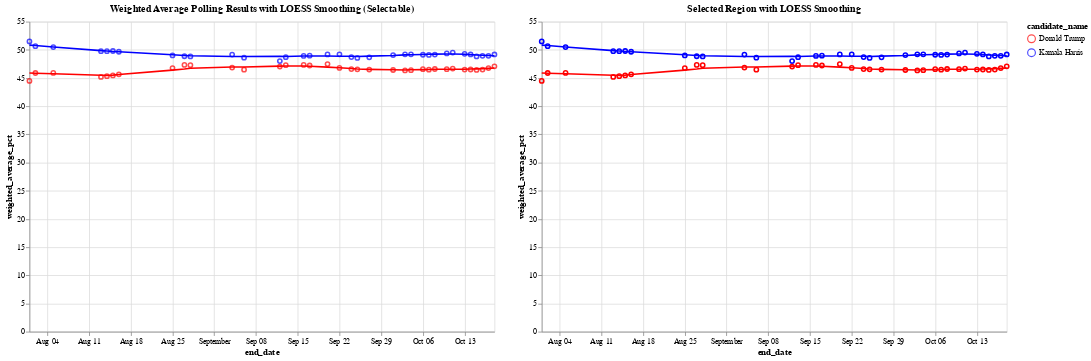

The cell this chart's notebook holds for it:
### Code cell
# Define the color scale for the two candidates
color_scale = alt.Scale(domain=['Donald Trump', 'Kamala Harris'], range=['red', 'blue'])

# Step 1: Create a selection brush for the horizontal axis (end_date)
brush = alt.selection_interval(encodings=['x'])  # Brush selection on the x-axis

# Step 2: Create the base chart with points and LOESS smoothing (Chart 1)
base = alt.Chart(df_weighted_averages).mark_point().encode(
    x='end_date:T',
    y='weighted_average_pct:Q',
    color=alt.Color('candidate_name:N', scale=color_scale)
)

loess = base.transform_loess(
    'end_date', 'weighted_average_pct', groupby=['candidate_name'], bandwidth=0.3
).mark_line()

chart1 = (base + loess).add_params(
    brush  # Add the brush selection to Chart 1
).properties(
    title='Weighted Average Polling Results with LOESS Smoothing (Selectable)',
    width=600,
    height=400
)

# Step 3: Create the side-by-side chart that will show the selected region with tooltip

# Apply the same selection filter to both points and LOESS in chart2
selected_points = base.encode(
    opacity=alt.condition(brush, alt.value(1), alt.value(0)),  # Highlight only selected points
    tooltip=['end_date:T', 'candidate_name:N', 'weighted_average_pct:Q']  # Add tooltip for points
).transform_filter(
    brush  # Filter by brush selection
)

# Apply LOESS smoothing for the selected range
selected_loess = alt.Chart(df_weighted_averages).transform_loess(
    'end_date', 'weighted_average_pct', groupby=['candidate_name'], bandwidth=0.3
).mark_line().encode(
    x='end_date:T',
    y='weighted_average_pct:Q',
    color=alt.Color('candidate_name:N', scale=color_scale),
    tooltip=['end_date:T', 'candidate_name:N', 'weighted_average_pct:Q']
).transform_filter(
    brush  # Filter the LOESS line by the brush selection
)

# Combine selected points and LOESS for the second chart
chart2 = (selected_points + selected_loess).properties(
    title='Selected Region with LOESS Smoothing',
    width=600,
    height=400
)

# Combine the two charts side by side
final_chart = alt.hconcat(chart1, chart2)

# Display the final chart
final_chart.show()

### Figure 1 — Vega-Lite specification as saved in the notebook (floating-point values rounded to 4 significant figures)
{"config": {"view": {"continuousWidth": 300, "continuousHeight": 300}}, "hconcat": [{"layer": [{"mark": {"type": "point"}, "encoding": {"color": {"field": "candidate_name", "scale": {"domain": ["Donald Trump", "Kamala Harris"], "range": ["red", "blue"]}, "type": "nominal"}, "x": {"field": "end_date", "type": "temporal"}, "y": {"field": "weighted_average_pct", "type": "quantitative"}}, "name": "view_2"}, {"mark": {"type": "line"}, "encoding": {"color": {"field": "candidate_name", "scale": {"domain": ["Donald Trump", "Kamala Harris"], "range": ["red", "blue"]}, "type": "nominal"}, "x": {"field": "end_date", "type": "temporal"}, "y": {"field": "weighted_average_pct", "type": "quantitative"}}, "transform": [{"loess": "weighted_average_pct", "on": "end_date", "bandwidth": 0.3, "groupby": ["candidate_name"]}]}], "height": 400, "title": "Weighted Average Polling Results with LOESS Smoothing (Selectable)", "width": 600}, {"layer": [{"mark": {"type": "point"}, "encoding": {"color": {"field": "candidate_name", "scale": {"domain": ["Donald Trump", "Kamala Harris"], "range": ["red", "blue"]}, "type": "nominal"}, "opacity": {"condition": {"param": "param_2", "value": 1}, "value": 0}, "tooltip": [{"field": "end_date", "type": "temporal"}, {"field": "candidate_name", "type": "nominal"}, {"field": "weighted_average_pct", "type": "quantitative"}], "x": {"field": "end_date", "type": "temporal"}, "y": {"field": "weighted_average_pct", "type": "quantitative"}}, "transform": [{"filter": {"param": "param_2"}}]}, {"mark": {"type": "line"}, "encoding": {"color": {"field": "candidate_name", "scale": {"domain": ["Donald Trump", "Kamala Harris"], "range": ["red", "blue"]}, "type": "nominal"}, "tooltip": [{"field": "end_date", "type": "temporal"}, {"field": "candidate_name", "type": "nominal"}, {"field": "weighted_average_pct", "type": "quantitative"}], "x": {"field": "end_date", "type": "temporal"}, "y": {"field": "weighted_average_pct", "type": "quantitative"}}, "transform": [{"loess": "weighted_average_pct", "on": "end_date", "bandwidth": 0.3, "groupby": ["candidate_name"]}, {"filter": {"param": "param_2"}}]}], "height": 400, "title": "Selected Region with LOESS Smoothing", "width": 600}], "data": {"name": "data-ee0dbd5eba868343ce39dc5fe8c6ddd3"}, "params": [{"name": "param_2", "select": {"type": "interval", "encodings": ["x"]}, "views": ["view_2"]}], "$schema": "https://vega.github.io/schema/vega-lite/v5.20.1.json", "datasets": {"data-ee0dbd5eba868343ce39dc5fe8c6ddd3": [{"end_date": "2024-10-18T00:00:00", "candidate_id": 16661, "candidate_name": "Kamala Harris", "weighted_average_pct": 49.19}, {"end_date": "2024-10-18T00:00:00", "candidate_id": 16651, "candidate_name": "Donald Trump", "weighted_average_pct": 47.09}, {"end_date": "2024-10-17T00:00:00", "candidate_id": 16661, "candidate_name": "Kamala Harris", "weighted_average_pct": 48.95}, {"end_date": "2024-10-17T00:00:00", "candidate_id": 16651, "candidate_name": "Donald Trump", "weighted_average_pct": 46.77}, {"end_date": "2024-10-16T00:00:00", "candidate_id": 16661, "candidate_name": "Kamala Harris", "weighted_average_pct": 48.95}, {"end_date": "2024-10-16T00:00:00", "candidate_id": 16651, "candidate_name": "Donald Trump", "weighted_average_pct": 46.5}, {"end_date": "2024-10-15T00:00:00", "candidate_id": 16661, "candidate_name": "Kamala Harris", "weighted_average_pct": 48.85}, {"end_date": "2024-10-15T00:00:00", "candidate_id": 16651, "candidate_name": "Donald Trump", "weighted_average_pct": 46.44}, {"end_date": "2024-10-14T00:00:00", "candidate_id": 16661, "candidate_name": "Kamala Harris", "weighted_average_pct": 49.19}, {"end_date": "2024-10-14T00:00:00", "candidate_id": 16651, "candidate_name": "Donald Trump", "weighted_average_pct": 46.52}, {"end_date": "2024-10-13T00:00:00", "candidate_id": 16661, "candidate_name": "Kamala Harris", "weighted_average_pct": 49.3}, {"end_date": "2024-10-13T00:00:00", "candidate_id": 16651, "candidate_name": "Donald Trump", "weighted_average_pct": 46.51}, {"end_date": "2024-10-11T00:00:00", "candidate_id": 16661, "candidate_name": "Kamala Harris", "weighted_average_pct": 49.52}, {"end_date": "2024-10-11T00:00:00", "candidate_id": 16651, "candidate_name": "Donald Trump", "weighted_average_pct": 46.68}, {"end_date": "2024-10-10T00:00:00", "candidate_id": 16661, "candidate_name": "Kamala Harris", "weighted_average_pct": 49.38}, {"end_date": "2024-10-10T00:00:00", "candidate_id": 16651, "candidate_name": "Donald Trump", "weighted_average_pct": 46.57}, {"end_date": "2024-10-08T00:00:00", "candidate_id": 16661, "candidate_name": "Kamala Harris", "weighted_average_pct": 49.17}, {"end_date": "2024-10-08T00:00:00", "candidate_id": 16651, "candidate_name": "Donald Trump", "weighted_average_pct": 46.61}, {"end_date": "2024-10-07T00:00:00", "candidate_id": 16661, "candidate_name": "Kamala Harris", "weighted_average_pct": 49.11}, {"end_date": "2024-10-07T00:00:00", "candidate_id": 16651, "candidate_name": "Donald Trump", "weighted_average_pct": 46.49}, {"end_date": "2024-10-06T00:00:00", "candidate_id": 16661, "candidate_name": "Kamala Harris", "weighted_average_pct": 49.13}, {"end_date": "2024-10-06T00:00:00", "candidate_id": 16651, "candidate_name": "Donald Trump", "weighted_average_pct": 46.58}, {"end_date": "2024-10-04T00:00:00", "candidate_id": 16661, "candidate_name": "Kamala Harris", "weighted_average_pct": 49.21}, {"end_date": "2024-10-04T00:00:00", "candidate_id": 16651, "candidate_name": "Donald Trump", "weighted_average_pct": 46.39}, {"end_date": "2024-10-03T00:00:00", "candidate_id": 16661, "candidate_name": "Kamala Harris", "weighted_average_pct": 49.2}, {"end_date": "2024-10-03T00:00:00", "candidate_id": 16651, "candidate_name": "Donald Trump", "weighted_average_pct": 46.35}, {"end_date": "2024-10-01T00:00:00", "candidate_id": 16661, "candidate_name": "Kamala Harris", "weighted_average_pct": 49.08}, {"end_date": "2024-10-01T00:00:00", "candidate_id": 16651, "candidate_name": "Donald Trump", "weighted_average_pct": 46.43}, {"end_date": "2024-09-27T00:00:00", "candidate_id": 16661, "candidate_name": "Kamala Harris", "weighted_average_pct": 48.67}, {"end_date": "2024-09-27T00:00:00", "candidate_id": 16651, "candidate_name": "Donald Trump", "weighted_average_pct": 46.5}, {"end_date": "2024-09-25T00:00:00", "candidate_id": 16661, "candidate_name": "Kamala Harris", "weighted_average_pct": 48.57}, {"end_date": "2024-09-25T00:00:00", "candidate_id": 16651, "candidate_name": "Donald Trump", "weighted_average_pct": 46.56}, {"end_date": "2024-09-24T00:00:00", "candidate_id": 16661, "candidate_name": "Kamala Harris", "weighted_average_pct": 48.73}, {"end_date": "2024-09-24T00:00:00", "candidate_id": 16651, "candidate_name": "Donald Trump", "weighted_average_pct": 46.6}, {"end_date": "2024-09-22T00:00:00", "candidate_id": 16661, "candidate_name": "Kamala Harris", "weighted_average_pct": 49.21}, {"end_date": "2024-09-22T00:00:00", "candidate_id": 16651, "candidate_name": "Donald Trump", "weighted_average_pct": 46.8}, {"end_date": "2024-09-20T00:00:00", "candidate_id": 16661, "candidate_name": "Kamala Harris", "weighted_average_pct": 49.19}, {"end_date": "2024-09-20T00:00:00", "candidate_id": 16651, "candidate_name": "Donald Trump", "weighted_average_pct": 47.49}, {"end_date": "2024-09-17T00:00:00", "candidate_id": 16661, "candidate_name": "Kamala Harris", "weighted_average_pct": 48.98}, {"end_date": "2024-09-17T00:00:00", "candidate_id": 16651, "candidate_name": "Donald Trump", "weighted_average_pct": 47.23}, {"end_date": "2024-09-16T00:00:00", "candidate_id": 16661, "candidate_name": "Kamala Harris", "weighted_average_pct": 48.93}, {"end_date": "2024-09-16T00:00:00", "candidate_id": 16651, "candidate_name": "Donald Trump", "weighted_average_pct": 47.33}, {"end_date": "2024-09-13T00:00:00", "candidate_id": 16661, "candidate_name": "Kamala Harris", "weighted_average_pct": 48.7}, {"end_date": "2024-09-13T00:00:00", "candidate_id": 16651, "candidate_name": "Donald Trump", "weighted_average_pct": 47.29}, {"end_date": "2024-09-12T00:00:00", "candidate_id": 16661, "candidate_name": "Kamala Harris", "weighted_average_pct": 48.01}, {"end_date": "2024-09-12T00:00:00", "candidate_id": 16651, "candidate_name": "Donald Trump", "weighted_average_pct": 47.05}, {"end_date": "2024-09-06T00:00:00", "candidate_id": 16661, "candidate_name": "Kamala Harris", "weighted_average_pct": 48.61}, {"end_date": "2024-09-06T00:00:00", "candidate_id": 16651, "candidate_name": "Donald Trump", "weighted_average_pct": 46.49}, {"end_date": "2024-09-04T00:00:00", "candidate_id": 16661, "candidate_name": "Kamala Harris", "weighted_average_pct": 49.17}, {"end_date": "2024-09-04T00:00:00", "candidate_id": 16651, "candidate_name": "Donald Trump", "weighted_average_pct": 46.87}, {"end_date": "2024-08-28T00:00:00", "candidate_id": 16661, "candidate_name": "Kamala Harris", "weighted_average_pct": 48.83}, {"end_date": "2024-08-28T00:00:00", "candidate_id": 16651, "candidate_name": "Donald Trump", "weighted_average_pct": 47.29}, {"end_date": "2024-08-27T00:00:00", "candidate_id": 16661, "candidate_name": "Kamala Harris", "weighted_average_pct": 48.87}, {"end_date": "2024-08-27T00:00:00", "candidate_id": 16651, "candidate_name": "Donald Trump", "weighted_average_pct": 47.34}, {"end_date": "2024-08-25T00:00:00", "candidate_id": 16661, "candidate_name": "Kamala Harris", "weighted_average_pct": 49.02}, {"end_date": "2024-08-25T00:00:00", "candidate_id": 16651, "candidate_name": "Donald Trump", "weighted_average_pct": 46.77}, {"end_date": "2024-08-16T00:00:00", "candidate_id": 16661, "candidate_name": "Kamala Harris", "weighted_average_pct": 49.67}, {"end_date": "2024-08-16T00:00:00", "candidate_id": 16651, "candidate_name": "Donald Trump", "weighted_average_pct": 45.66}, {"end_date": "2024-08-15T00:00:00", "candidate_id": 16661, "candidate_name": "Kamala Harris", "weighted_average_pct": 49.8}, {"end_date": "2024-08-15T00:00:00", "candidate_id": 16651, "candidate_name": "Donald Trump", "weighted_average_pct": 45.47}, {"end_date": "2024-08-14T00:00:00", "candidate_id": 16661, "candidate_name": "Kamala Harris", "weighted_average_pct": 49.77}, {"end_date": "2024-08-14T00:00:00", "candidate_id": 16651, "candidate_name": "Donald Trump", "weighted_average_pct": 45.33}, {"end_date": "2024-08-13T00:00:00", "candidate_id": 16661, "candidate_name": "Kamala Harris", "weighted_average_pct": 49.76}, {"end_date": "2024-08-13T00:00:00", "candidate_id": 16651, "candidate_name": "Donald Trump", "weighted_average_pct": 45.2}, {"end_date": "2024-08-05T00:00:00", "candidate_id": 16661, "candidate_name": "Kamala Harris", "weighted_average_pct": 50.49}, {"end_date": "2024-08-05T00:00:00", "candidate_id": 16651, "candidate_name": "Donald Trump", "weighted_average_pct": 45.91}, {"end_date": "2024-08-02T00:00:00", "candidate_id": 16661, "candidate_name": "Kamala Harris", "weighted_average_pct": 50.66}, {"end_date": "2024-08-02T00:00:00", "candidate_id": 16651, "candidate_name": "Donald Trump", "weighted_average_pct": 45.89}, {"end_date": "2024-08-01T00:00:00", "candidate_id": 16661, "candidate_name": "Kamala Harris", "weighted_average_pct": 51.5}, {"end_date": "2024-08-01T00:00:00", "candidate_id": 16651, "candidate_name": "Donald Trump", "weighted_average_pct": 44.5}]}}
